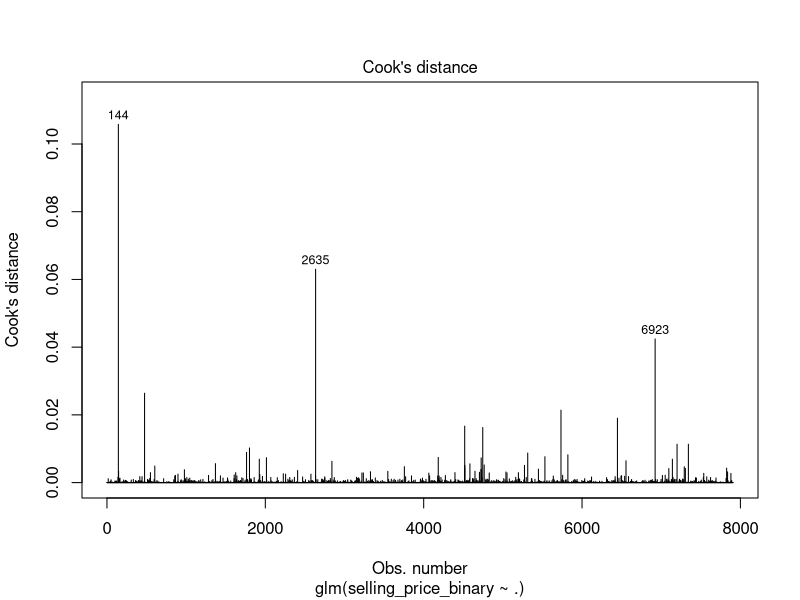

Source code (R): (Note: this script raises an error after producing the figure.)
## ---- chunk 1
library(readr)
library(dplyr)
library(stringr)
library(tidyr)

cars <- read_csv("data/cars_processed.csv")

head(cars)

cars$Make <- as.factor(cars$Make)
cars$fuel <- as.factor(cars$fuel)
cars$seller_type <- as.factor(cars$seller_type)
cars$transmission <- as.factor(cars$transmission)
cars$owner <- as.factor(cars$owner)
cars$selling_price_binary <- as.factor(cars$selling_price_binary)
## ---- chunk 2
summary(cars)
## ---- chunk 3
#Remove redundant response (different formats): selling_price_dollars, selling_price
#Only the categorical response is required: selling_price_dollars
#Remove also year, since we already have age

cars <- cars %>% select(-c(selling_price_dollars, selling_price, year))
head(cars)
## ---- chunk 4
glm.multiple <- glm(selling_price_binary ~ .,
                    data=cars,
                    family="binomial")

summary(glm.multiple)
## ---- chunk 5
## Influence via Cook's distance:
cooks.distance(glm.multiple)
plot(glm.multiple, which=4)
## ---- chunk 6
#Removing observations 142, 2625 and 6896
cars <- cars[-c(144, 2635, 6923), ]

#Fit Logistic regression again
glm.multiple <- glm(selling_price_binary ~ .,
                    data=cars,
                    family="binomial")
glm.multiple

summary(glm.multiple)
## ---- chunk 7
library(car)

vif(glm.multiple)
## ---- chunk 8
cars <- cars %>% select(-Make)

glm.multiple_red <- glm(selling_price_binary ~ .,
                    data=cars,
                    family="binomial")

vif(glm.multiple_red)
## ---- chunk 9
step(glm.multiple_red)
## ---- chunk 10
cars <- cars %>% select(-c(mileage, seats))

glm.multiple_final <- glm(selling_price_binary ~ .,
                      data=cars,
                     family="binomial")

summary(glm.multiple_final)
## ---- chunk 11
confint(glm.multiple_final, parm=c("transmissionManual", "engine", "max_power", "age"), level = 0.95)
## ---- chunk 12
#significance of full model/subset of predictors

glm.null <- glm(selling_price_binary ~ 1,
                data=cars,
                family="binomial")

# Test for significance of the full model:
anova(glm.null, glm.multiple_final, test = "LRT")
## ---- chunk 13
# Test for significance of specific predictors
anova(glm.balance, glm.multiple, test = "LRT")
